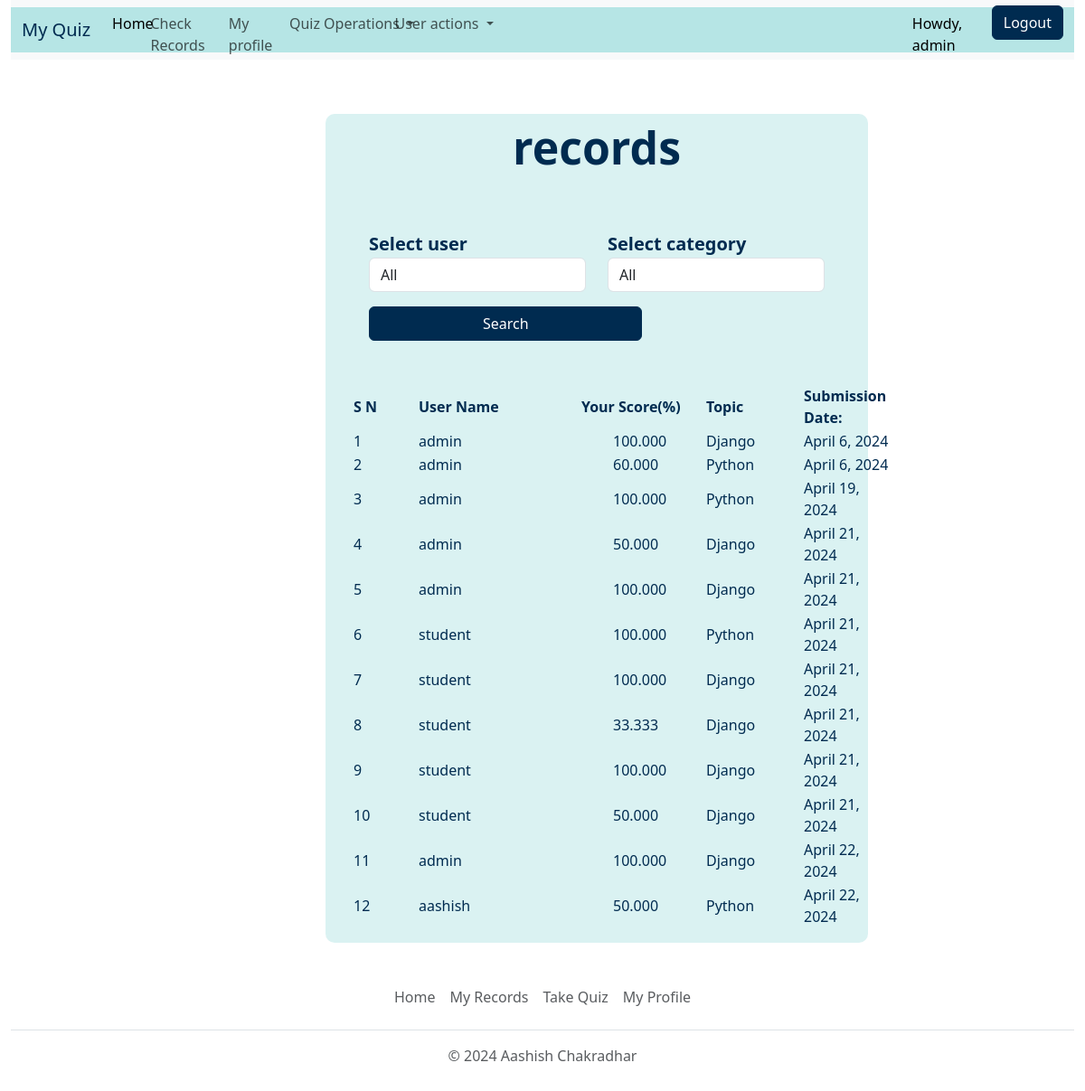
The page /view-record (signed in) on the database its author committed.
### quiz/models.py (models this page shows)
class BaseModel(models.Model):
    uid=models.UUIDField(primary_key=True,default=uuid.uuid4,editable=False)
    created_at=models.DateField(auto_now_add=True)
    updated_at=models.DateField(auto_now=True)
    class Meta:
        abstract=True

class Records(BaseModel):
    category=models.ForeignKey(Category,related_name='category_records',on_delete=models.CASCADE)
    user= models.ForeignKey(User, on_delete=models.CASCADE)
    score=models.DecimalField(default=0, max_digits=6, decimal_places=3, validators=[MinValueValidator(0), MaxValueValidator(100.000)])

class Category(BaseModel):
    category_name = models.CharField(max_length=15, default='Uncatogarized')
    user= models.ForeignKey(User, on_delete=models.CASCADE)
    def __str__(self):
        return self.category_name

### quiz/views.py (the view)
# urls.py: path('view-record',views.view_record,name='view_record'),
def view_record(request):
    if request.user.is_anonymous:
        return redirect("/login")
    else:
        try:
            if request.user.is_staff:
                if request.method=="POST":
                    user= request.POST.get('user')
                    category_form= request.POST.get('category')
                    time= request.POST.get('time')
                    if (user == 'all' and category_form == 'all'):
                        all_records=Records.objects.all()
                    elif(user == 'all' and category_form != 'all'):
                        all_records = Records.objects.filter(category = category_form)
                    elif(user != 'all' and category_form == 'all'):
                        all_records = Records.objects.filter(user=user)
                    else:
                        all_records = Records.objects.filter(user=user, category = category_form)
                    context = {
                        'records':all_records,
                        'users':User.objects.all(),
                        'categories': Category.objects.all(),
                    }
                else:
                    context = {
                        'records':Records.objects.all(),
                        'users':User.objects.all(),
                        'categories': Category.objects.all(),
                    }
            else:
                current_user = request.user
                filter_records=Records.objects.filter(user = current_user)
                context = {'records': filter_records}
            return render(request, 'record_view.html', context)
        except Exception as e:
            messages.error(request,str(e))
            return render(request,"index.html")

### templates/record_view.html (shortened to what this page needs)
{% extends "base.html" %}
{% block body %}
<div class="profile">
    <div class="heading">
        records
    </div>
    {% if request.user.is_staff  %}
        <div class="details container p-5">
            <form method="POST" action="/view-record">
                <div class="row">
                    <div class="col-md-6">
                        <label for="user">Select user</label>
                        <select name="user" id="user" class="form-control">
                            <option value="all">All</option>
                        </select>
                    </div>
                    <div class="col-md-6">
                        <label for="category">Select category</label>
                        <select name="category" id="category" class="form-control">
                            <option value="all">All</option>
                        </select>
                    </div>
                </div>
                <button type="submit" class="basic_button btn btn-primary">Search</button>
            </form>
        </div>
    {% endif %}
    <div class="grids">
        {%if records%}
            <table>
                <thead>
                    <tr>
                        <th style="width:12%">
                            S N
                        </th>
                        <th style="width:30%">
                            User Name
                        </th>
                        <th style="width:23%">
                            Your Score(%)
                        </th>
                        <th style="width:18%">
                            Topic
                        </th>
                        <th style="width:17%">
                            Submission Date:
                        </th>
                    </tr>
                </thead>
                <tbody>
                    {% for record in records %}
                        <tr>
                            <td>
                                {{ forloop.counter }}
                            </td>
                            <td>
                                {{record.user}}
                            </td>
                            <td style="padding-left:6%;">
                                {{record.score}}
                            </td>
                            <td>
                                {{record.category}}
                            </td>
                            <td>
                                {{record.created_at}}
                            </td>
                        </tr>
                    {% endfor %}
                </tbody>
            </table>
        {%else%}
        <h3 style="margin-left: 250px;">Records Not Found</h3>
        {%endif%}
    </div>
</div>
{% endblock body %}

### templates/base.html (shortened to what this page needs)
<!DOCTYPE html>
{%load static%}
<html lang="en">
  <head>
    <link href="https://cdn.jsdelivr.net/npm/bootstrap@5.3.2/dist/css/bootstrap.min.css" rel="stylesheet">
    <link rel="stylesheet" type='text/css' href="{% static './css/bootstrap.css' %}" />
    <link rel="stylesheet" type='text/css' href="{% static 'profile.css' %}" />
  </head>
  <body>
    {% if user.is_authenticated %}
      <div>
        <div  style="max-width: 98%; margin-left:1%; ">
          <nav class="navbar navbar-expand-lg bg-body-tertiary">
            <div class="container-fluid" style="background-color : #b6e5e5;">
              <div >
                <a class="navbar-brand" href="/" style="color: #002b50">My Quiz</a>
              </div>
              <div class="collapse navbar-collapse" id="navbarSupportedContent" style="height:50px; max-width:100%;">
                  <ul class="navbar-nav me-auto mb-2 mb-lg-0" style="min-width:100%; padding-top: 1%; color: #002b50">
                    <li class="nav-item" style="width: 4%">
                      <a class="nav-link active" aria-current="page" href="{% url 'quiz:index' %}" >Home</a>
                    </li>
                    <li class="nav-item" style="width: 9%">
                      <a class="nav-link" href="{% url 'quiz:view_record' %}" >Check Records</a>
                    </li>
                    <li class="nav-item" style="width: 7%">
                      <a class="nav-link" href="{% url 'quiz:about_us' %}">My profile</a>
                    </li>
                    {% if request.user.is_staff %}
                      <li class="nav-item dropdown" style="width: 11%">
                        <a class="nav-link dropdown-toggle"  href="#" role="button" data-bs-toggle="dropdown" aria-expanded="false">
                          Quiz Operations
                        </a>
                      </li>
                    {% endif %}
                    {% if request.user.is_superuser%}
                      <li class="nav-item dropdown" style="width: 9%">
                        <a class="nav-link dropdown-toggle"  href="#" role="button" data-bs-toggle="dropdown" aria-expanded="false">
                          User actions
                        </a>
                      </li>
                      <li class="nav-item" style="width: 10%; margin-left: 45%;">
                        <a class="nav-link active" aria-current="page" href="/about" >Howdy, {{user.username}}</a>
                      </li>
                      <li>
                        <a type="submit" class="log_button btn btn-primary" href="/logout">Logout</a>
                      </li>
                    {% endif %}
                  </ul>
              </div>
            </div>
          </nav>
        </div>
      </div>
    {% endif %}
    {% block body %}{% endblock %}
    {% if user.is_authenticated %}
      <div class="container" style = "max-width: 100%;">
        <footer class="py-3 my-4">
          <ul class="nav justify-content-center border-bottom pb-3 mb-3">
            <li class="nav-item"><a href="/" class="nav-link px-2 text-muted">Home</a></li>
            <li class="nav-item"><a href="view-record" class="nav-link px-2 text-muted">My Records</a></li>
            <li class="nav-item"><a href="/get-category" class="nav-link px-2 text-muted">Take Quiz</a></li>
            <li class="nav-item"><a href="about" class="nav-link px-2 text-muted">My Profile</a></li>
          </ul>
          <p class="text-center text-muted">&copy; 2024 Aashish Chakradhar</p>
        </footer>
      </div>
    {% endif %}
  </body>
</html>

### static/profile.css (style rules this page uses)
.profile { background-color: rgba(182, 229, 229, 0.5); color: #002b50; width: 50%; height: 100%; margin-left: 30%; margin-top: 5%; padding-bottom: 1rem; border-radius: 10px; }
.heading { text-align: center; font-weight: bolder; font-size: 50px; padding-bottom: 1%; }
.details { font-size: 20px; padding-left: 10%; font-weight: bold; }
.basic_button { background-color: #002b50; border-color: #002b50; color: #ffffff; width: 60%; margin-top: 1rem; }
.log_button { background-color: #002b50; border-color: #002b50; color: #ffffff; width: 100%; margin-bottom: 1rem; }
.grids { width:100%; text-align: left; margin-left:5%; }

### rows shown on the page
Records: user "admin", score "100.000", category "Django", created_at "April 6, 2024"
Records: user "admin", score "60.000", category "Python", created_at "April 6, 2024"
Records: user "admin", score "100.000", category "Python", created_at "April 19, 2024"
Records: user "admin", score "50.000", category "Django", created_at "April 21, 2024"
Records: user "admin", score "100.000", category "Django", created_at "April 21, 2024"
Records: user "student", score "100.000", category "Python", created_at "April 21, 2024"
Records: user "student", score "100.000", category "Django", created_at "April 21, 2024"
Records: user "student", score "33.333", category "Django", created_at "April 21, 2024"
Records: user "student", score "100.000", category "Django", created_at "April 21, 2024"
Records: user "student", score "50.000", category "Django", created_at "April 21, 2024"
Records: user "admin", score "100.000", category "Django", created_at "April 22, 2024"
Records: user "aashish", score "50.000", category "Python", created_at "April 22, 2024"

### other values the page prints
{{ user.username }} "admin"
